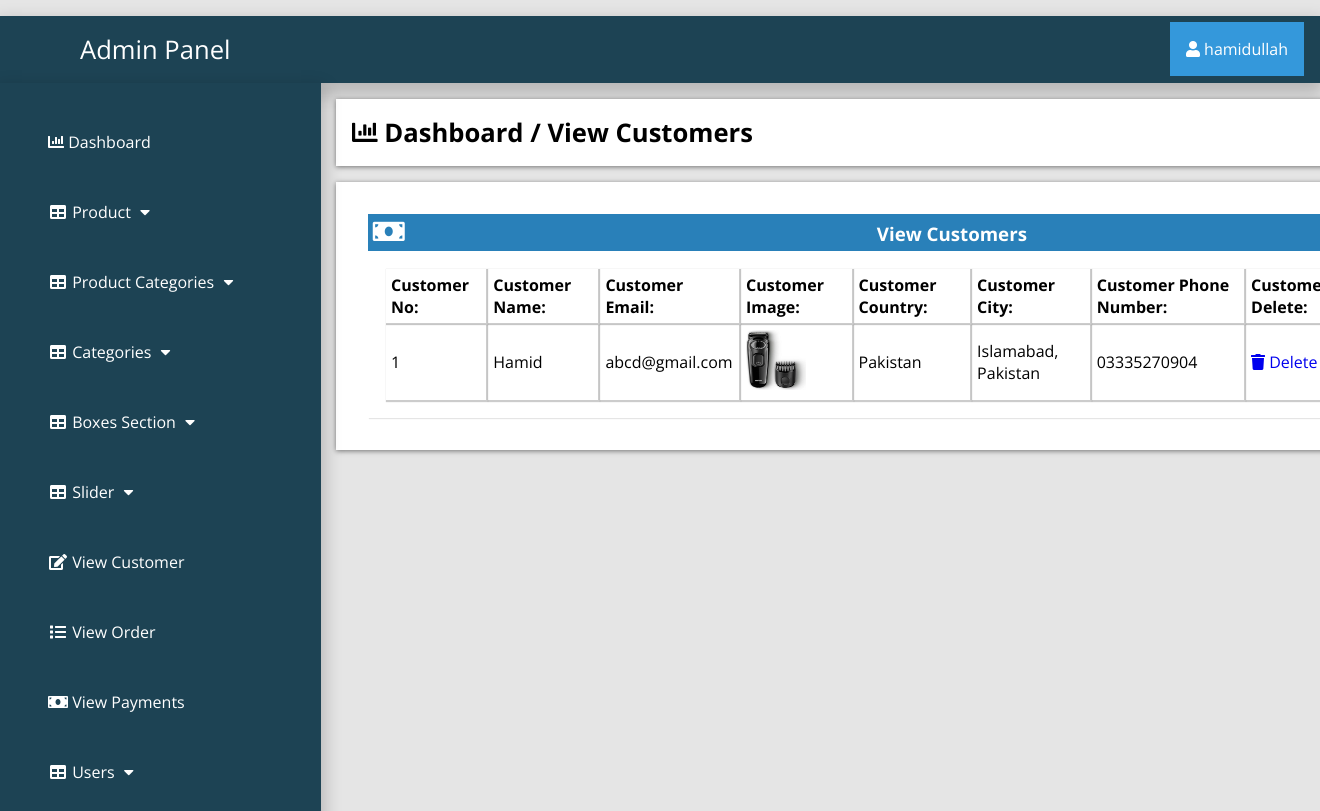
Page /admin_area/index.php?view_customer (signed in) on the committed database.
### tables this page shows
CREATE TABLE `customers` (
  `customer_id` int(100) NOT NULL,
  `customer_name` varchar(255) NOT NULL,
  `customer_email` varchar(255) NOT NULL,
  `customer_pass` varchar(255) NOT NULL,
  `customer_country` text NOT NULL,
  `customer_city` text NOT NULL,
  `customer_contact` varchar(255) NOT NULL,
  `customer_address` text NOT NULL,
  `customer_image` text NOT NULL,
  `customer_ip` varchar(255) NOT NULL
);

### admin_area/view_customer.php (the view)
<?php
if (!isset($_SESSION['admin_email'])){
  echo "<script>window.open('login.php','_self')</script>";
  }else{
?>
<div class="row">
	<div class="col-lg-12">
		<div class="breadcrump">
			<li class="active">
				<i class="fa fa-bar-chart"></i>
				Dashboard / View Customers
			</li>
		</div>
	</div>
</div>
<div class="row">
	<div class="col-lg-12">
		<div class="panel panel-default">
			<div class="panel-heading">
				<h3 class="panel-title">
					<i class="fa fa-money fa-fw"></i>
					View Customers
				</h3>
			</div>
			<div class="panel-body">
                <div class="table-responsive">
                    <table class="table table-bordered table-hover table-striped">
                        <thead>
                            <tr>
                                <th>Customer No: </th>
                                <th>Customer Name: </th>
                                <th>Customer Email: </th>
                                <th>Customer Image: </th>
                                <th>Customer Country: </th>
                                <th>Customer City: </th>
                                <th>Customer Phone Number: </th>
                                <th>Customer Delete: </th>
                            </tr>
                        </thead>
                        <tbody>
                            <?php
                            $i=0;
                            $get_c="select * from customers";
                            $run_c=mysqli_query($con,$get_c);
                            while ($row_c=mysqli_fetch_array($run_c)) {
                                $c_id=$row_c['customer_id'];
                                $c_name=$row_c['customer_name'];
                                $c_email=$row_c['customer_email'];
                                $c_image=$row_c['customer_image'];
                                $c_country=$row_c['customer_country'];
                                $c_city=$row_c['customer_city'];
                                $c_contact=$row_c['customer_contact'];
                                $i++;
                                 ?>
                            <tr>
                                <td><?php echo $i; ?></td>
                                <td><?php echo $c_name; ?></td>
                                <td><?php echo $c_email; ?></td>
                                <td><img src="../customer/customer_images/<?php echo $c_image; ?>" width="60" height="60"></td>
                                <td><?php echo $c_country; ?></td>
                                <td><?php echo $c_city; ?></td>
                                <td><?php echo $c_contact; ?></td>
                                <td>
                                    <a href="index.php?customer_delete=<?php echo $c_id; ?>"> <i class="fa fa-trash"></i> Delete </a>
                                </td>
                            </tr>
                        <?php } ?>
                        </tbody>
                    </table>
                </div>
            </div>
        </div>
    </div>
</div>
<?php } ?>

### admin_area/includes/sidebar.php (shortened to what this page needs)
<?php
if (!isset($_SESSION['admin_email'])){
  echo "<script>window.open('login.php','_self')</script>";
  }else{
?>
<nav class="navbar navbar-inverse navbar-fixed-top" >
	<div class="navbar-header">
		<a href="index.php?dashboard" class="navbar-brand"><span>Admin Panel</span></a>
	</div>
		<div class="dropdown">
		 <button onclick="myFunction()" class="dropbtn"><i class="fa fa-user"></i> <?php echo $admin_name; ?></a></button>
		</div>
	<div class="collapse navbar-collapse navbar-ex1-collapse">
	<ul class="nav navbar-nav side-nav">
  <li>
    <a href="index.php?dashboard"><i class="fa fa-bar-chart"></i> Dashboard</a>
  </li>
  <li class="button-dropdown" id="#products">
    <a href="#" class="dropdown-toggle" data-toggle="collapse" data-target="#products"><i class="fa fa-fw fa-table"></i> Product <i class="fa fa-fw fa-caret-down"></i></a>
  </li>
  <li class="button-dropdown" id="#products_cat">
    <a href="#" class="dropdown-toggle" data-toggle="collapse" data-target="#products_cat"><i class="fa fa-fw fa-table"></i> Product Categories <i class="fa fa-fw fa-caret-down"></i></a>
  </li>
  <li class="button-dropdown" id="#category">
    <a href="#" class="dropdown-toggle" data-toggle="collapse" data-target="#category"><i class="fa fa-fw fa-table"></i> Categories <i class="fa fa-fw fa-caret-down"></i></a>
  </li>
<li class="button-dropdown" >
  <a href="#" class="dropdown-toggle" data-toggle="collapse" data-target="#boxes">
    <i class="fa fa-fw fa-table"></i> Boxes Section <i class="fa fa-fw fa-caret-down"></i>
  </a>
</li>
  <li class="button-dropdown">
    <a href="#" class="dropdown-toggle" data-toggle="collapse" data-target="#slider"><i class="fa fa-fw fa-table"></i>  Slider <i class="fa fa-fw fa-caret-down"></i></a>
  </li>
  <li>
  	<a href="index.php?view_customer">
  		<i class="fa fa-fw fa-edit"></i> View Customer
  	</a>
  </li>
  <li>
  	<a href="index.php?view_order">
  		<i class="fa fa-fw fa-list"></i> View Order
  	</a>
  </li>
  <li>
  	<a href="index.php?view_payments">
  		<i class="fa fa-fw fa-money"></i> View Payments
  	</a>
  </li>
  <li class="button-dropdown">
    <a href="#" class="dropdown-toggle" data-toggle="collapse" data-target="#users"><i class="fa fa-fw fa-table"></i>  Users <i class="fa fa-fw fa-caret-down"></i></a>
  </li>
</ul>
</div>
</nav>
<?php } ?>

### admin_area/css/style.css (style rules this page uses)
:root { --blue:#2980b9; }
body { margin-top: ; }
* { font-family: 'Open Sans', sans-serif; margin:0; padding:0; box-sizing: border-box; text-decoration: none; transition: all .2s cubic-bezier(.37,1.14,.26,1.24); }
html { background-color: rgba(0,0,0,.1); }
.navbar-fixed-top { background:#1d4354; padding: 1rem; margin-top: 1rem; box-shadow: 0px 8px 16px 4px rgba(0,0,0,0.2); margin-left: ; margin-right: ; }
.navbar-fixed-top a span { margin-left: 4rem; }
.navbar-fixed-top .navbar-brand { font-size: 1.6rem; color: #ffffff; }
.dropbtn { background-color: #3498DB; color: white; padding: 16px; font-size: 16px; border: none; cursor: pointer; }
.dropdown { position: relative; display: inline-block; float: right; margin-top: -2.8rem; }
.nav { position: absolute; top: 51px; margin-top: 32px; width: auto; height: 110%; border-radius: 0; display: block; background-color: #1d4354; bottom: 0; overflow: hidden; padding-bottom: 40px; box-shadow: 0px 8px 16px 4px rgba(0,0,0,0.2); margin-left: -1rem; }
.nav>li>a { width: 225px; display: block; color: #ffffff; margin: 3rem; }
.row { width: 81.2%; background-color: #ffffff; margin: auto; margin-left: 21rem; margin-top: 1rem; padding: 1rem; display: ; }
.panel { text-align: left; box-shadow: 1px 1px 1px 0px rgba(0.1,0.1,0.1,0.1); margin: 1rem; background-color: #ffffff; padding: rem; }
.panel-heading .panel-title { background-color: #2980b9; color: #ffffff; padding: .3rem; }
.table-responsive .table-striped th { padding: 5px; box-shadow: 1px 1px 1px 1px rgba(0.1,0.1,0.1,0.2); }
.table-responsive .table-striped tbody td { box-shadow: 1px 1px 1px 1px rgba(0.1,0.1,0.1,0.2); padding:5px; }
.breadcrump .active { font-weight: bold; font-size: 1.6rem; }
.row { list-style: none; box-shadow: 0 1px 5px rgba(0, 0, 0, 0.5); }
.row .fa-money { font-size: 1.6rem; width: 50%; text-align: left; }
.panel-body { display: flex; align-items: center; justify-content: left; padding: 1rem; flex-wrap: wrap; }

### rows in the picture
customers: customer_name "Hamid", customer_email "abcd@gmail.com", customer_image (picture), customer_country "Pakistan", customer_city "Islamabad, Pakistan", customer_contact "03335270904"

### other values in the picture
$admin_name "hamidullah"
